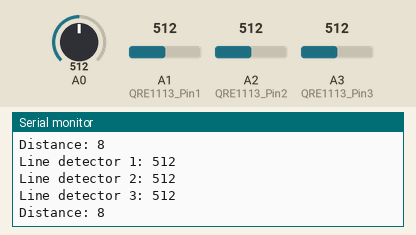
Recording of a sketch running on a simulated Arduino Uno, built with avr-gcc and run on an emulated ATmega328P. Parts: the last lines printed to the serial monitor. The inputs (shaded band) are chosen by the test bench; at power-on: A0 = 512, A1 (QRE1113_Pin1) = 512, A2 (QRE1113_Pin2) = 512, A3 (QRE1113_Pin3) = 512.

Above: at 3.8 s.
3.9 s: A0 set to 716
At 5.5 s:
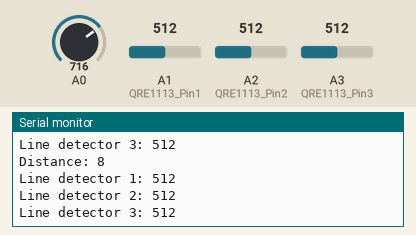
7.8 s: A1 (QRE1113_Pin1) set to 716
At 9.8 s:
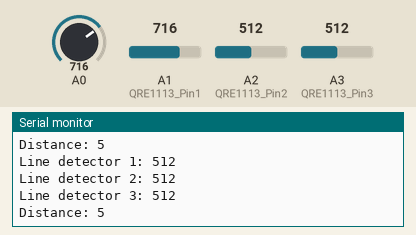
11.7 s: A2 (QRE1113_Pin2) set to 716
At 15.4 s:
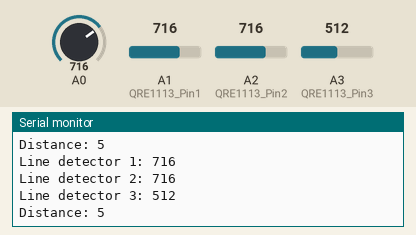
15.6 s: A3 (QRE1113_Pin3) set to 716
At 17.3 s:
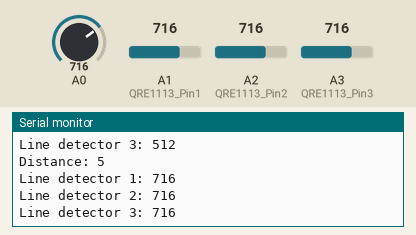
19.5 s: A0 set to 992
At 21.6 s:
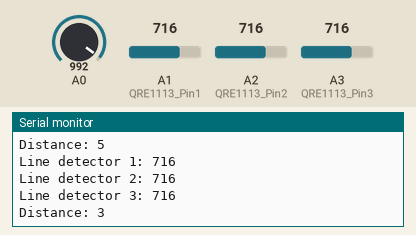
23.4 s: A1 (QRE1113_Pin1) set to 992
At 26.7 s:
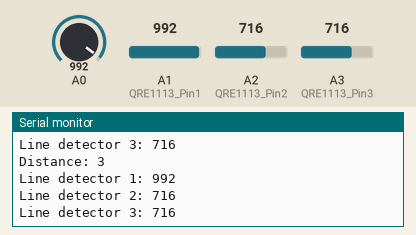
Timing chart, 0 to 28.2 s (numbered marks = the images above; inputs shaded):
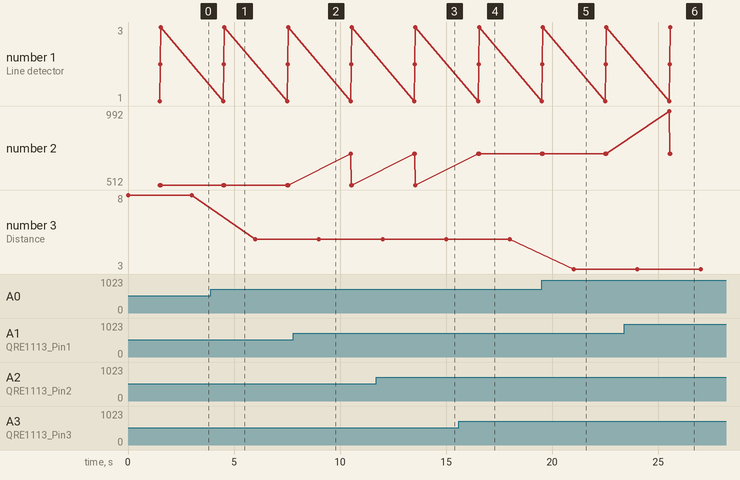

The sketch:

sensor-test.ino
```cpp
// Infrared sensor
int analogValue;
int distance;

// Line sensor
const int QRE1113_Pin1 = 1;
const int QRE1113_Pin2 = 2;
const int QRE1113_Pin3 = 3;

void setup() {
  // Put your setup code here, to run once:
  pinMode(A0, INPUT);
  Serial.begin(9600);
}

void loop() {
  // Put your main code here, to run repeatedly:

  // Infrared sensor
  analogValue = analogRead(A0);
  distance = pow((3027.4 / analogValue), 1.2134);
  Serial.print("Distance: ");
  Serial.println(distance);
  delay(1500);

  // Line sensor
  int QRE_Value1 = analogRead(QRE1113_Pin1);
  Serial.print("Line detector 1: ");
  Serial.println(QRE_Value1);
  int QRE_Value2 = analogRead(QRE1113_Pin2);
  Serial.print("Line detector 2: ");
  Serial.println(QRE_Value2);
  int QRE_Value3 = analogRead(QRE1113_Pin3);
  Serial.print("Line detector 3: ");
  Serial.println(QRE_Value3);
  delay(1500);
}
```

Measured:
- after the input at 11.7 s, the serial monitor: prints a new line after 1.8 s (image 3)
- after the input at 15.6 s, the serial monitor: prints a new line after 0.96 s (image 4)
- after the input at 19.5 s, the serial monitor: prints a new line after 1.5 s (image 5)
- after the input at 23.4 s, the serial monitor: prints a new line after 2.1 s (image 6)
- plotted number 3: 8 → 5 after the input at 3.9 s
